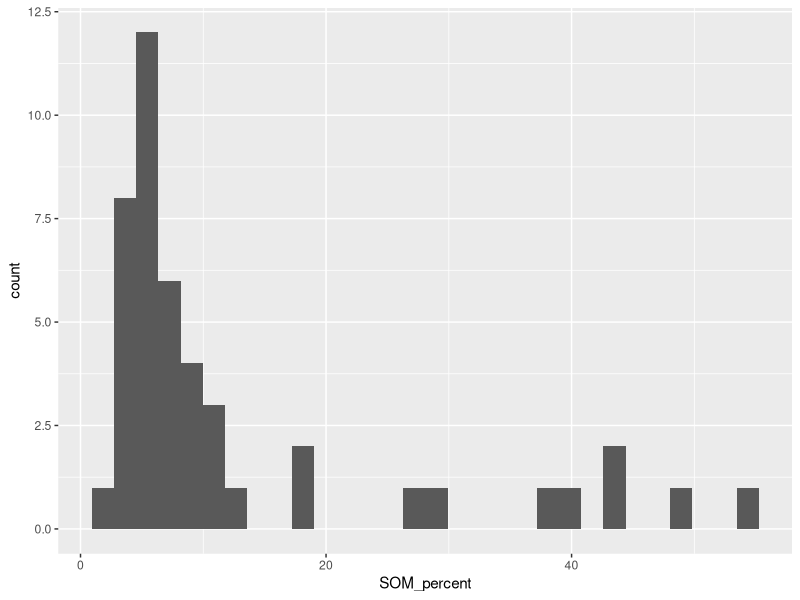
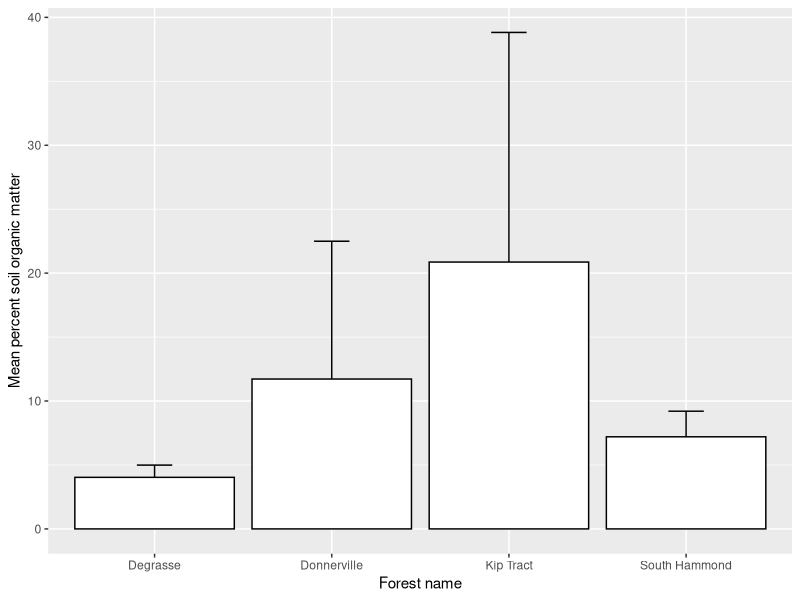
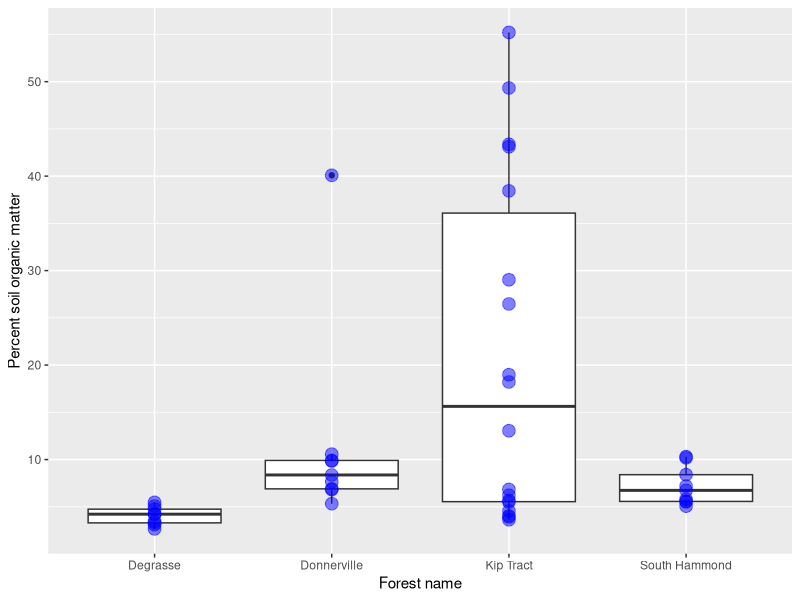

Write the R code that produced these figures, in order.
## ---- chunk 1
rm(list = ls())
library(tidyverse)
library(here)
## ---- chunk 2
soil <- read.csv(here("data", "soil_data.csv"))
## ---- chunk 3
ggplot(soil, aes(x=SOM_percent)) +
  geom_histogram()
## ---- chunk 4
SOM <- soil |>
  group_by(Forest) |> 
  summarize(mean_SOM = mean(SOM_percent), sd_SOM = sd(SOM_percent))
  
## ---- chunk 5
ggplot(SOM, aes(Forest, mean_SOM))+
  geom_errorbar(aes(ymax = mean_SOM + sd_SOM, ymin = mean_SOM - sd_SOM), width = 0.2)+
  geom_col(fill = "white", color = "black")+
  ylab("Mean percent soil organic matter")+
  xlab("Forest name")
## ---- chunk 6
ggplot(soil, aes(x = Forest, y = SOM_percent)) + 
  geom_boxplot() + 
  geom_point(size = 4, color = "blue", alpha = 0.5) + 
  ylab("Percent soil organic matter") + 
  xlab("Forest name")

